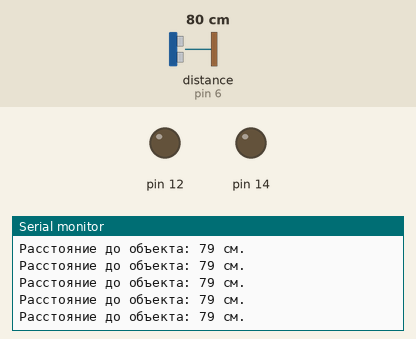
A sketch run on a simulated Arduino Uno, built with avr-gcc and run on an emulated ATmega328P. On the bench: output pins drawn as LEDs (lit = HIGH), the last lines printed to the serial monitor. Wiring (inferred from the names in the program): ultrasonic range finder: trigger pin 8; echo pin 6. Inputs (shaded band) come from the test bench; at power-on: distance to the obstacle (sensor on pin 6) 80 cm. The echo pulse lasts 58.3 µs per cm; the audio player accepts every command and is not drawn; pins used as bus, display or sensor lines are not drawn.

Above: at 2.7 s.
2.8 s: distance to the obstacle (sensor on pin 6) set to 299 cm
At 3.26 s:
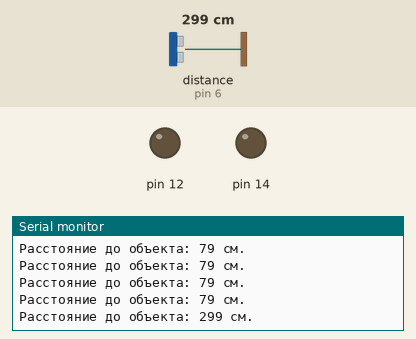
5.8 s: distance to the obstacle (sensor on pin 6) set to 2 cm
At 5.94 s:
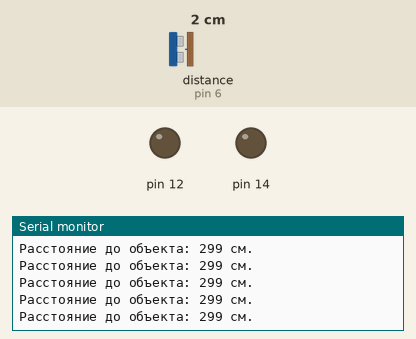
Timing chart, 0 to 8.8 s (numbered marks = the images above; inputs shaded):
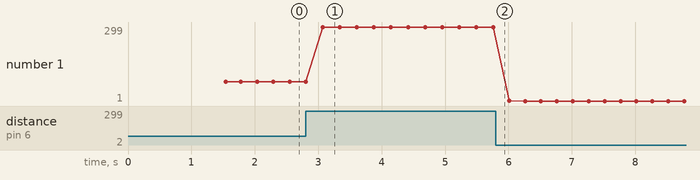

The sketch:

OT_SCANNER_25.10.2023.ino
```cpp
//https://texttospeech.ru/
// 1. У вас нет прав пользования объектом!
// 2. Доступ разрешен!
// 3. Внимание! Вы покидаете рабочую зону!

#include "Arduino.h"
#include "SoftwareSerial.h"
#include "DFRobotDFPlayerMini.h"
//#include <SoftwareSerial.h>
 // Создать объект программного последовательного порта для связи с SIM900
// Tx и Rx SIM900 подключены к выводам 7 и 8 Arduino
SoftwareSerial mySerial(7, 11);

#define PIN_TRIG 8
#define PIN_ECHO 6

long duration, cm;

//SoftwareSerial mySoftwareSerial(10, 11); // RX, TX
SoftwareSerial mySoftwareSerial(9, 10); // RX, TX

DFRobotDFPlayerMini myDFPlayer;
void printDetail(uint8_t type, int value);
int SEC = 0;
int MIN = 0;
boolean x = true;
boolean y = true;
boolean z = true;
unsigned long timer;
unsigned long timer2;
void setup() {

 // Начать последовательную связь Arduino и Arduino IDE (монитор последовательного порта)
  Serial.begin(9600);

  // Начать последовательную связь Arduino и SIM900
  mySerial.begin(9600);

  Serial.println("Initializing...");
  delay(1000);


  pinMode(PIN_TRIG, OUTPUT);
  pinMode(PIN_ECHO, INPUT);
 pinMode(5, INPUT);
  pinMode(7, INPUT);
    pinMode(12, OUTPUT);
    pinMode(14, OUTPUT);

Serial.begin(9600);
   timer = millis();

      mySoftwareSerial.begin(9600);
  Serial.begin(9600);
  Serial.println();
  Serial.println(F("DFRobot DFPlayer Mini Demo"));
  Serial.println(F("Initializing DFPlayer ... (May take 3~5 seconds)"));
  if (!myDFPlayer.begin(mySoftwareSerial)) {  //Use softwareSerial to communicate with mp3.
    Serial.println(F("Unable to begin:"));
    Serial.println(F("1.Please recheck the connection!"));
    Serial.println(F("2.Please insert the SD card!"));
    while (true);
      myDFPlayer.volume(30);  // Установка громкости от 0 до 30
  myDFPlayer.EQ(DFPLAYER_EQ_NORMAL);
  myDFPlayer.outputDevice(DFPLAYER_DEVICE_SD);

}

  Serial.println(F("DFPlayer Mini online."));

}
void loop() {

 // Сначала генерируем короткий импульс длительностью 2-5 микросекунд.

  digitalWrite(PIN_TRIG, LOW);
  delayMicroseconds(5);
  digitalWrite(PIN_TRIG, HIGH);

  // Выставив высокий уровень сигнала, ждем около 10 микросекунд. В этот момент датчик будет посылать сигналы с частотой 40 КГц.
  delayMicroseconds(10);
  digitalWrite(PIN_TRIG, LOW);

  //  Время задержки акустического сигнала на эхолокаторе.
  duration = pulseIn(PIN_ECHO, HIGH);

  // Теперь осталось преобразовать время в расстояние
  cm = (duration / 2) / 29.1;

  Serial.print("Расстояние до объекта: ");
  Serial.print(cm);
  Serial.println(" см.");
   // Задержка между измерениями для корректной работы скеча
  delay(250);
// 1. У вас нет прав пользования объектом!
// 2. Доступ разрешен!
// 3. Внимание! Вы покидаете рабочую зону!

 if(digitalRead(7) == 1){
    while(x){
       Serial.println(digitalRead(7));
        Serial.println("Включение стонка!");

   myDFPlayer.play(3);
        delay(4000);
        digitalWrite(12,1);
        x = false;

      }

      if(cm > 70){
            while(z){

    Serial.println("Отключение стонка!");

   myDFPlayer.play(1);
        delay(4000);
                digitalWrite(12,0);
        z = false;

}
      }

 }
 /*
 else{
      while(y){
      Serial.println("Нет доступа к стонку!");
   myDFPlayer.play(2);
        delay(4000);
                y = false;

 }
 }


/* if(cm > 100){
    Serial.println("Отключение стонка!");

   myDFPlayer.play(1);
        delay(4000);
                digitalWrite(12,0);

}*/
   // если прошло 1000 мс - прибавляем одну секунду к переменной SEC
 //  Serial.println(digitalRead(3));
   //delay(50);

// delay(2000);
 /*  if (millis() - timer > 1000 && cm > 150 && cm < 650 ) {
      timer = millis();

   while(x == true){

           myDFPlayer.play(5);
        delay(4000);
        x = false;

           }


      SEC = SEC + 1;
      if (SEC > 4) { SEC = 0; MIN = MIN + 1; }
      // выводим текущий счетчик времени на монитор порта
      Serial.println(String(MIN) + " : " + String(SEC));
      if (MIN % 3 == 0 && MIN != 0){
              Serial.print("MIN % 3 = " );
              Serial.println(MIN % 3);

    //  w = true;
       while(y == true){
           myDFPlayer.play(5);
        delay(4000);
        y = false;
           }
         }

      if (MIN % 6 == 0 && MIN != 0){
          while(z == true){
           myDFPlayer.play(5);
        delay(4000);
        z = false;
           }
          digitalWrite(14,1);  // выполнить действие 2
          delay(3000);
               //     digitalWrite(14,0);  // выполнить действие 2

          digitalWrite(12,1);  // выполнить действие 2
  Serial.println("Klapan OFF");
                      Serial.print("MIN % 6 = " );
              Serial.println(MIN % 6);
   updateSerial();
  // замените ZZ кодом страны, а xxxxxxxxxxx номером телефона для отправки sms
  mySerial.println("AT+CMGS=\"+375295390886\"");
  updateSerial();
  // текстовый контент
  mySerial.print("STOVE UNATTENDED!!!");
  updateSerial();
  mySerial.write(26);
}
}
*/

   }
```

Measured:
- after the input at 2.8 s, the serial monitor: prints a new line after 0.27 s (image 1)
- plotted number 1: 79 → 299 after the input at 2.8 s, 299 → 1 after the input at 5.8 s
